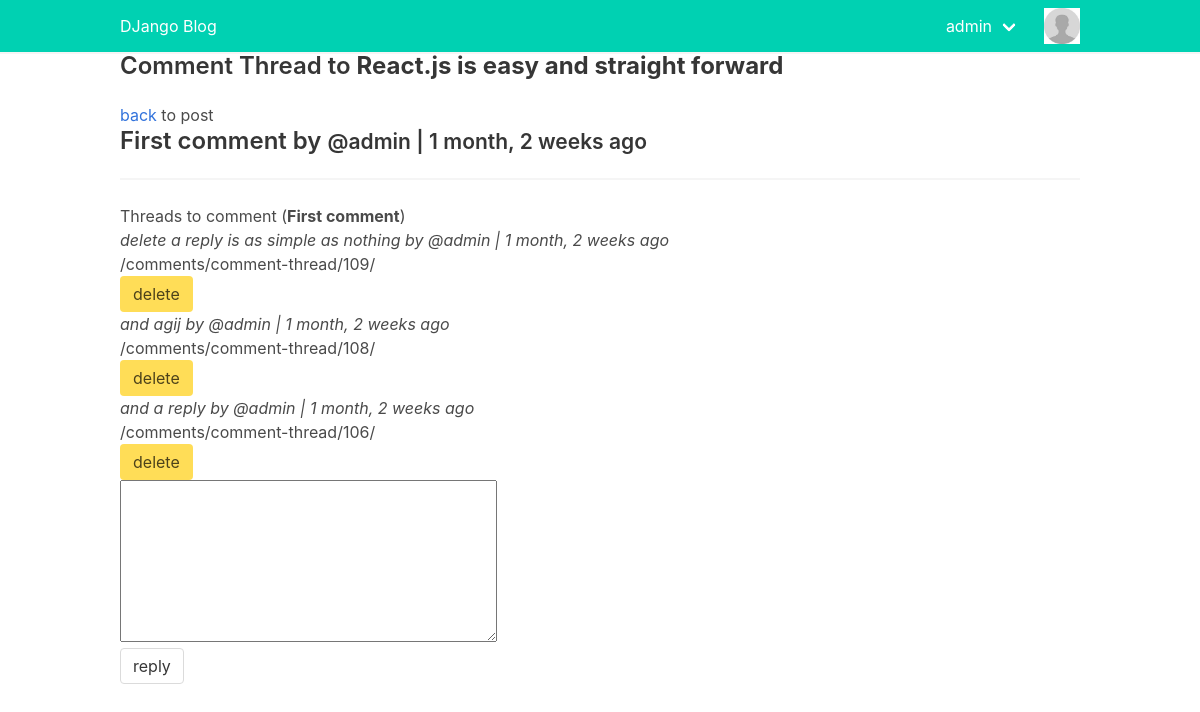
/comments/comment-thread/105/ (signed in), run on the app's committed database.
### apps/blog/models.py (models this page shows, shortened)
class Post(models.Model):
	id  		= models.UUIDField(primary_key=True, default= utils.get_id_token, editable=False)
	title   	= models.CharField(max_length=125,verbose_name=_('title'))
	slug 		= models.SlugField(max_length=150,unique=True,null=True, blank=True)
	author  	= models.ForeignKey(User,on_delete=models.CASCADE,related_name="blog_posts")
	content 	= models.TextField(max_length=250)
	publish 	= models.DateTimeField(default = timezone.now)
	status  	= models.CharField(max_length=10,choices = STATUS_CHOICES,default=DRAFT)
	bkgrd_pic 	= models.ImageField(upload_to= utils.upload_pic_location,blank=False,null=True,default="",verbose_name='pic')
	views       = models.PositiveIntegerField(default=0,blank=True,null=True)
	readtime    = models.TimeField(blank=True,null=True)
	created 	= models.DateTimeField(auto_now_add=True)
	updated 	= models.DateTimeField(auto_now=True)
	objects 	= PostManager() #registering Manager !
	class Meta:
		ordering = ('-publish',)
		verbose_name = _('post')
		verbose_name_plural = _('post')
	def get_absolute_url(self):
		return reverse('blog:post_details',
			args=[str(self.author.username),
			str(self.slug)])
	def post_published_ago(self):
		"""
		@purpose : a human readable time.
		Example : 2 minutes ago,1 hour ago,1 day,35 minutes ago ...
		"""
		return functions.human_readable_time(self.publish)
	time_ago = property(post_published_ago)
	@property
	def get_instance_content_type(self):
		content_type = ContentType.objects.get_for_model(self.__class__)
		return content_type

### apps/comment/models.py (models this page shows, shortened)
class Comment(models.Model):
	user			= models.ForeignKey(settings.AUTH_USER_MODEL,on_delete=models.CASCADE,related_name="comments")
	content			= models.TextField(max_length=350,null=True,blank=True)
	content_type 	= models.ForeignKey(ContentType, on_delete=models.CASCADE) #Post Model
	object_id 		= models.CharField(max_length = 120,blank=True,null=True) #post instance id
	content_object 	= GenericForeignKey('content_type', 'object_id') #combine Post Model & post instance id
	parent 			= models.ForeignKey("self",null=True,blank=True,on_delete=models.SET_NULL) #reply == comment
	created			= models.DateTimeField(auto_now_add=True)
	updated			= models.DateTimeField(auto_now=True)
	objects 		= managers.CommentManager()
	class Meta:
		ordering = ('-created',)
	def get_absolute_url(self):
		return reverse('comment:comment-threads',args=[int(self.id)])
	def get_delete_url(self):
		return reverse('comment:comment-delete',args=[int(self.id)])
	@property
	def humantime(self):
		return functions.human_readable_time(self.created)
	def children(self):
		cls = Comment
		return cls.objects.filter(parent = self)
	reply = property(children)

### apps/comment/views.py (the view, shortened to what this page needs)
# urls.py: path('comment-thread/<int:comment_id>/',comment_views.comment_threads,name='comment-threads'),
def comment_threads(request,comment_id):
	comment = None
	if not comment_id is None:
		try:
			comment = Comment.objects.get(id = int(comment_id))
			content_object = comment.content_object
			content_id = comment.content_object.id
		except:
			pass
	initial_setup = {
		"content_type":content_object.get_instance_content_type,
		"object_id": comment.object_id
	}
	post = comment.content_object
	form = CommentForm(data = request.POST or None,initial = initial_setup)
	context = {}
	context['comment'] = comment
	context['post'] = post
	context['form'] = form
	template = 'comment/comment_threads.html'
	return render(request,template,context)

### apps/comment/forms.py
class CommentForm(forms.Form):
	content_type 	= forms.CharField(widget=forms.HiddenInput)
	object_id 		= forms.CharField(widget=forms.HiddenInput)
	content 		= forms.CharField(widget=forms.Textarea(),label="")

### apps/common/functions.py (called while the page is built)
def human_readable_time(datetime_object):
	if not datetime_object:
		return
	return humanize.naturaltime(datetime_object)

### templates/comment/comment_threads.html (shortened to what this page needs)
{% extends 'layout.html' %}
{% block content %}
	<section class="container">
			<h3 class="title is-4">Comment Thread to <b>{{ post.title }}</b></h3>
			<span><a href="{{ post.get_absolute_url }}">back</a> to post</span>
	<section class="columns">
		<section class="column">
				<p class="title is-4">{{ comment.content }} by
				 <small>@{{ comment.user.username}} | {{comment.humantime}}</small>
				</p>
				<hr>
				<div>
					<p>Threads to comment (<b>{{comment.content}}</b>)</p>
					{% for reply in comment.reply %}
						<p><i>{{reply.content}} by @{{ reply.user.username}} | {{reply.humantime}}</i></p>
						<p>{{reply.get_absolute_url}}</p>
						{% if request.user.is_authenticated and request.user == reply.user %}
							<a class="button is-warning" href="{{ reply.get_delete_url }}">delete</a>
						{% endif %}
					{% endfor %}
					<form action="." method="POST">
						{{ form }}
						<section>
						<button class="button is-default"
									type="submit">
								 reply
						</button>
						</section>
				    </form>
				</div>
		</section>
	</section>
</section>
{% endblock %}

### templates/layout.html (shortened to what this page needs)
{% load static %}
{% load i18n %}
<!DOCTYPE html>
<html>
<head>
	{% include 'partials/base_css.html' %}
</head>
<body>
	{% include 'partials/_nav.html' %}
	{% block  content %}
	{% endblock %}
</body>
</html>

### templates/partials/base_css.html
{% load static %}
<link rel="stylesheet" href="{% static 'css/vendors/bulma/bulma.min.css' %}" type="text/css">
<link rel="stylesheet" href="{% static 'css/style.css' %}" type="text/css">
<link rel="stylesheet" href="{% static 'css/vendors/line-awesome/line-awesome-font-awesome.min.css' %}" type="text/css">

### templates/partials/_nav.html (shortened to what this page needs)
{% load static %}
	<nav class="navbar is-primary has-shadow" role="navigation" aria-label="Main navigation">
		<section class="container">
			<section class="navbar-brand">
				<a href="{% url 'blog:post-lists' %}" class="navbar-item">DJango Blog</a>
			</section>
			<section class="navbar-menu" id="navMenu">
				<section class="navbar-end">
					{% if request.user.is_authenticated %}
					<section class="navbar-item has-dropdown is-hoverable">
						<a href="" class="navbar-link">
						{% if request.user.is_authenticated %}{{request.user.username}}{% endif %}</a>
					</section>
					<img class="navbar-item" src="{% static 'images/default/avatar.jpeg' %}"  style="height:52px;width: 60px" />
				    {% endif %}
				</section>
			</section>
		</section>
	</nav>

### data on the page
Post: title "React.js is easy and straight forward"
Comment: content "First comment", user.username "admin", humantime "1 month, 2 weeks ago"
Comment: content "delete a reply is as simple as nothing", user.username "admin", humantime "1 month, 2 weeks ago", get_absolute_url "/comments/comment-thread/109/"
Comment: content "and agij", user.username "admin", humantime "1 month, 2 weeks ago", get_absolute_url "/comments/comment-thread/108/"
Comment: content "and a reply", user.username "admin", humantime "1 month, 2 weeks ago", get_absolute_url "/comments/comment-thread/106/"

### other printed values
{{ request.user.username }} "admin"
